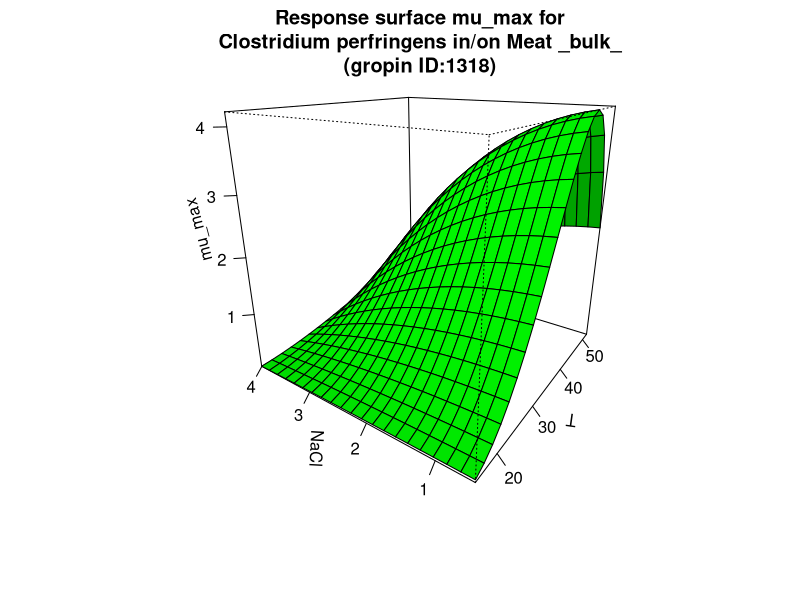

Here is the R script that generated this plot:
#############################
# start of Parameter script
#############################
T <- seq(14.985014985015,52.052,length.out=21)
NaCl <- seq(0.4995004995005,4.004,length.out=21)
#############################
# end of Parameter script
#############################
############################# 
# start of Model script Gropin ID 1318 
#############################
 
# constant coefficients for this model
 
variables <- data.frame(T,NaCl)
argumentsPar <- expand.grid(variables)
 
# heart of the model
response_surface <- function(T,NaCl) {
   mumax <-7.45*((T-12.20)^2)*(1-exp(0.095*(T-54.47)))*( (1-NaCl*(5.2471+0.12206*NaCl)/1000)-0.9755)*(2-(1-NaCl*(5.2471+0.12206*NaCl)/1000)-0.9755)*(6.25-4.76)

return(mumax=mumax)
} 

# output parameters
mumax <- cbind(argumentsPar,response_surface(argumentsPar['T'],argumentsPar['NaCl']))
colnames(mumax) <- c(colnames(argumentsPar),'mumax')
#############################
# End of Model script
#############################
############################# 
# start of Visualisation script Gropin ID 1318 
#############################
persp(T,NaCl,matrix(unlist(mumax$mumax),nrow=21),col = 'green',xlab='T',ylab='NaCl',zlab='mu_max',main='Response surface mu_max for
Clostridium perfringens in/on Meat _bulk_
(gropin ID:1318)',theta=305,phi=20,shade=0.25,ticktype = 'detailed')
#############################
# End of Visualisation script
#############################
